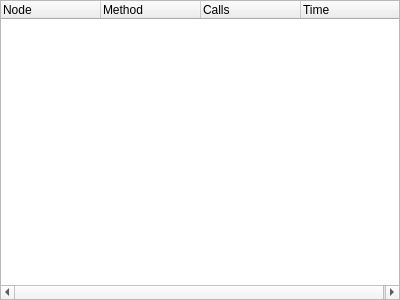
<?xml version="1.0" encoding="UTF-8"?>
<ui version="4.0">
 <class>PerformanceForm</class>
 <widget class="QWidget" name="PerformanceForm">
  <property name="geometry">
   <rect>
    <x>0</x>
    <y>0</y>
    <width>400</width>
    <height>300</height>
   </rect>
  </property>
  <property name="windowTitle">
   <string>Form</string>
  </property>
  <layout class="QVBoxLayout" name="verticalLayout">
   <property name="leftMargin">
    <number>0</number>
   </property>
   <property name="topMargin">
    <number>0</number>
   </property>
   <property name="rightMargin">
    <number>0</number>
   </property>
   <property name="bottomMargin">
    <number>0</number>
   </property>
   <item>
    <widget class="QTreeWidget" name="mPerfTree">
     <property name="columnCount">
      <number>4</number>
     </property>
     <column>
      <property name="text">
       <string>Node</string>
      </property>
     </column>
     <column>
      <property name="text">
       <string>Method</string>
      </property>
     </column>
     <column>
      <property name="text">
       <string>Calls</string>
      </property>
     </column>
     <column>
      <property name="text">
       <string>Time</string>
      </property>
     </column>
    </widget>
   </item>
  </layout>
 </widget>
 <resources/>
 <connections/>
</ui>
